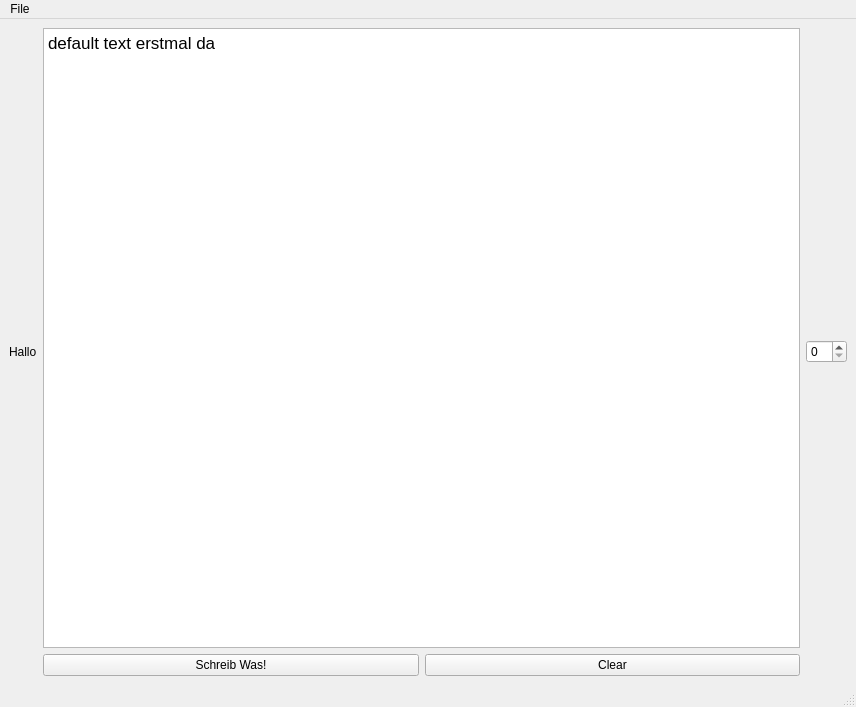
<?xml version="1.0" encoding="UTF-8"?>
<ui version="4.0">
 <class>MainWindow</class>
 <widget class="QMainWindow" name="MainWindow">
  <property name="geometry">
   <rect>
    <x>0</x>
    <y>0</y>
    <width>856</width>
    <height>707</height>
   </rect>
  </property>
  <property name="windowTitle">
   <string>MainWindow</string>
  </property>
  <widget class="QWidget" name="centralwidget">
   <layout class="QHBoxLayout" name="horizontalLayout_2">
    <item>
     <widget class="QLabel" name="label">
      <property name="text">
       <string>Hallo</string>
      </property>
     </widget>
    </item>
    <item>
     <layout class="QVBoxLayout" name="verticalLayout">
      <item>
       <widget class="QTextBrowser" name="textBrowser">
        <property name="enabled">
         <bool>true</bool>
        </property>
        <property name="html">
         <string>&lt;!DOCTYPE HTML PUBLIC &quot;-//W3C//DTD HTML 4.0//EN&quot; &quot;http://www.w3.org/TR/REC-html40/strict.dtd&quot;&gt;
&lt;html&gt;&lt;head&gt;&lt;meta name=&quot;qrichtext&quot; content=&quot;1&quot; /&gt;&lt;style type=&quot;text/css&quot;&gt;
p, li { white-space: pre-wrap; }
&lt;/style&gt;&lt;/head&gt;&lt;body style=&quot; font-family:'Sans Serif'; font-size:9pt; font-weight:400; font-style:normal;&quot;&gt;
&lt;p style=&quot; margin-top:0px; margin-bottom:0px; margin-left:0px; margin-right:0px; -qt-block-indent:0; text-indent:0px;&quot;&gt;&lt;span style=&quot; font-family:'.SF NS Text'; font-size:13pt;&quot;&gt;default text erstmal da&lt;/span&gt;&lt;/p&gt;
&lt;p style=&quot;-qt-paragraph-type:empty; margin-top:0px; margin-bottom:0px; margin-left:0px; margin-right:0px; -qt-block-indent:0; text-indent:0px; font-family:'.SF NS Text'; font-size:13pt;&quot;&gt;&lt;br /&gt;&lt;/p&gt;&lt;/body&gt;&lt;/html&gt;</string>
        </property>
       </widget>
      </item>
      <item>
       <layout class="QHBoxLayout" name="horizontalLayout">
        <item>
         <widget class="QPushButton" name="pushButton_schreib_was">
          <property name="text">
           <string>Schreib Was!</string>
          </property>
         </widget>
        </item>
        <item>
         <widget class="QPushButton" name="pushButton_clear">
          <property name="text">
           <string>Clear</string>
          </property>
         </widget>
        </item>
       </layout>
      </item>
     </layout>
    </item>
    <item>
     <widget class="QSpinBox" name="spinBox">
      <property name="enabled">
       <bool>true</bool>
      </property>
      <property name="readOnly">
       <bool>false</bool>
      </property>
     </widget>
    </item>
   </layout>
  </widget>
  <widget class="QMenuBar" name="menubar">
   <property name="geometry">
    <rect>
     <x>0</x>
     <y>0</y>
     <width>856</width>
     <height>19</height>
    </rect>
   </property>
   <widget class="QMenu" name="menuFile">
    <property name="title">
     <string>File</string>
    </property>
    <addaction name="actionAbout"/>
    <addaction name="separator"/>
    <addaction name="actionQuit"/>
   </widget>
   <addaction name="menuFile"/>
  </widget>
  <widget class="QStatusBar" name="statusbar"/>
  <action name="actionAbout">
   <property name="text">
    <string>About</string>
   </property>
  </action>
  <action name="actionQuit">
   <property name="text">
    <string>Quit</string>
   </property>
  </action>
 </widget>
 <tabstops>
  <tabstop>textBrowser</tabstop>
  <tabstop>pushButton_schreib_was</tabstop>
  <tabstop>pushButton_clear</tabstop>
  <tabstop>spinBox</tabstop>
 </tabstops>
 <resources/>
 <connections>
  <connection>
   <sender>pushButton_clear</sender>
   <signal>clicked()</signal>
   <receiver>textBrowser</receiver>
   <slot>clear()</slot>
   <hints>
    <hint type="sourcelabel">
     <x>757</x>
     <y>676</y>
    </hint>
    <hint type="destinationlabel">
     <x>443</x>
     <y>226</y>
    </hint>
   </hints>
  </connection>
 </connections>
</ui>
